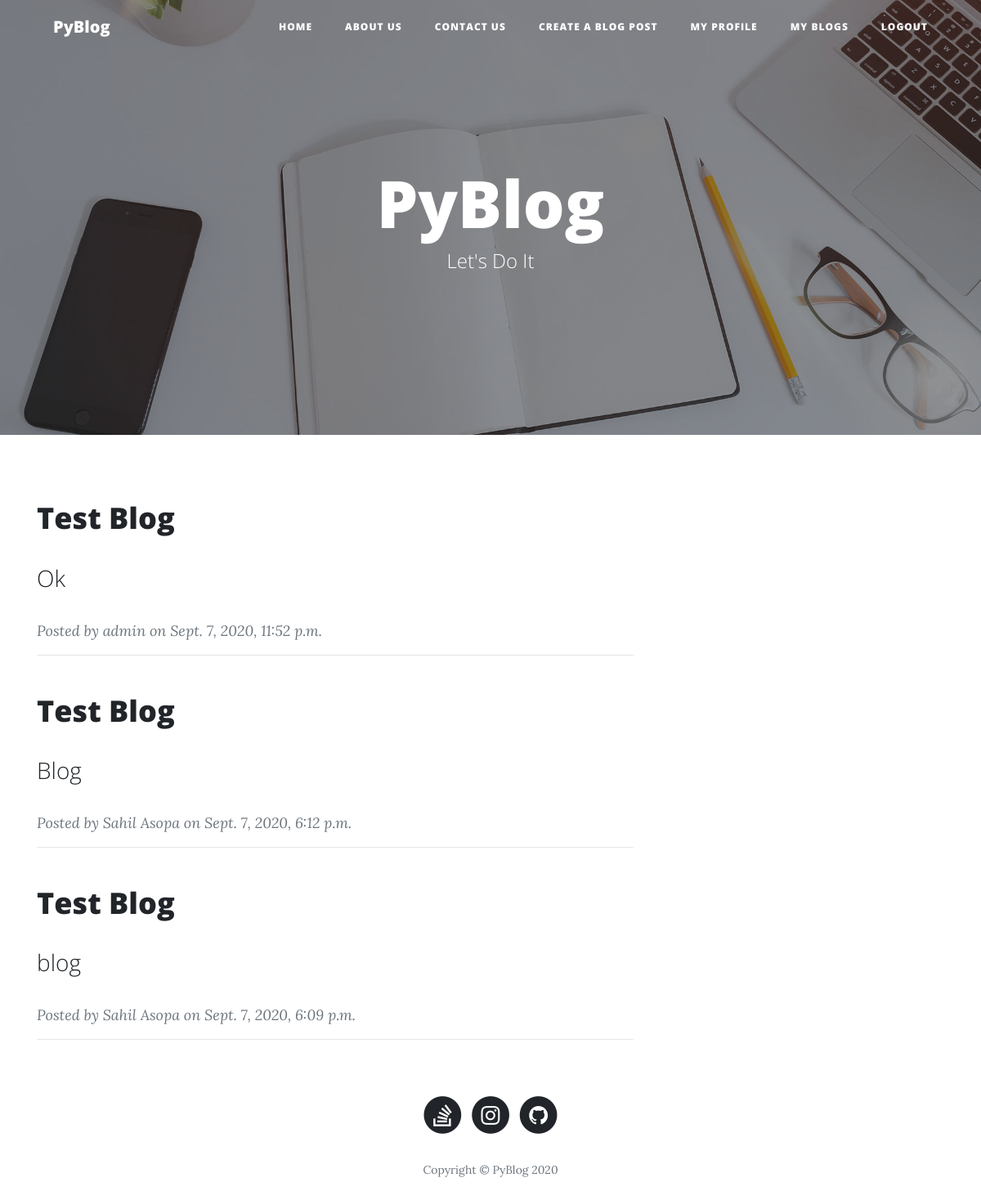
Screenshot of / (signed in) with the database file from the repository.
### Blogsite/models.py (models this page shows, shortened)
class Blog(models.Model):
    user = models.ForeignKey(BlogUser, on_delete=models.CASCADE)
    heading = models.CharField(max_length=100)
    blog = RichTextField()
    image = models.ImageField(blank=True, null=True, upload_to='media')
    uploaded_on = models.DateTimeField(auto_now=True)
    views = models.ManyToManyField(BlogUser, blank=True, related_name='Views')
    likes = models.ManyToManyField(BlogUser, blank=True, related_name='Likes')
    comments = models.CharField(blank=True, max_length=120)
    def get_absolute_url(self):
        return f"/post/{self.id}/"

class BlogUser(models.Model):
    user = models.OneToOneField(User, on_delete=models.CASCADE)
    full_name = models.CharField(max_length=52)
    username = models.CharField(unique=True, max_length=15)
    email = models.EmailField(blank=True, unique=True)
    followers = models.ManyToManyField(User, blank=True, related_name='followers')
    following = models.ManyToManyField(User, blank=True, related_name='following')
    def __str__(self):
        return self.full_name

### Blogsite/views.py (the view)
# urls.py: path('', views.home, name='home'),
@login_required(login_url='/login')
def home(request):
    user = BlogUser.objects.get(user=request.user)
    blog = Blog.objects.all().order_by('-id')[:1000]
    context = {
        'user': user,
        'blog': blog,
    }
    return render(request, 'index.html', context)

### templates/index.html (shortened to what this page needs)
{% load static %}
<html>
<head>
    <link rel="stylesheet" href="{% static 'assets/bootstrap/css/bootstrap.min.css' %}">
    <link rel="stylesheet" href="{% static 'assets/fonts/font-awesome.min.css' %}">
</head>
<body>
<nav class="navbar navbar-light navbar-expand-lg fixed-top" id="mainNav">
    <div class="container"><a class="navbar-brand" href="/">PyBlog</a>
        <div class="collapse navbar-collapse" id="navbarResponsive">
            <ul class="nav navbar-nav ml-auto">
                <li class="nav-item" role="presentation"><a class="nav-link" href="{% url 'home' %}">Home</a></li>
                <li class="nav-item" role="presentation"><a class="nav-link" href="{% url 'about' %}">About us</a></li>
                <li class="nav-item" role="presentation"><a class="nav-link" href="{% url 'contact' %}">Contact us</a>
                </li>
                <li class="nav-item" role="presentation"><a class="nav-link" href="{% url 'new-post' %}">Create a Blog
                    Post</a>
                <li class="nav-item" role="presentation"><a class="nav-link" href="{% url 'profile' user.id %}">My Profile</a>
                <li class="nav-item" role="presentation"><a class="nav-link" href="{% url 'my_blog' %}">My Blogs</a>
                <li class="nav-item" role="presentation"><a class="nav-link" href="{% url 'logout' %}">Logout</a>
            </ul>
        </div>
    </div>
</nav>
<div class="alternative-body" style="width: 100%;">
    <header class="masthead" style='background-image:url("{% static 'assets/img/home-bg.jpg' %}");'>
        <div class="overlay"></div>
        <div class="container">
            <div class="row">
                <div class="col-md-10 col-lg-8 mx-auto">
                    <div class="site-heading">
                        <h1>PyBlog</h1><span class="subheading">Let's Do It</span></div>
                </div>
            </div>
        </div>
    </header>
    <div class="container">
        {% if blog %}
            {% for blog in blog %}
                <div class="row">
                    <div class="col-md-10 col-lg-8">
                        <div class="post-preview">
                            <a href="{{ blog.get_absolute_url }}">
                                <h2 class="post-title">{{ blog.heading|safe }}</h2>
                                <h3 class="post-subtitle">{{ blog.blog|truncatewords:5|safe }}</h3>
                            </a>
                            <a href="{% url 'profile' blog.user.id %}" class="post-meta">Posted by&nbsp;{{ blog.user }}
                                on {{ blog.uploaded_on }}
                            </a>
                        </div>
                        <hr>
                    </div>
                </div>
            {% endfor %}
        {% else %}
            <h3> Oops We Currently Have No Blogs! <a href="/new/post"> Click Here To Create One</a></h3>
        {% endif %}
    </div>
    <footer>
        <div class="container">
            <div class="row">
                <div class="col-md-10 col-lg-8 mx-auto">
                    <ul class="list-inline text-center">
                        <a href="https://stackoverflow.com/users/13780862/sahil-asopa">
                            <li class="list-inline-item"><span class="fa-stack fa-lg"><i
                                    class="fa fa-circle fa-stack-2x"></i><i
                                    class="fa fa-stack-overflow fa-stack-1x fa-inverse"></i></span></li>
                        </a>
                        <a href="https://www.instagram.com/pip_install_programming/">
                            <li class="list-inline-item"><span class="fa-stack fa-lg"><i
                                    class="fa fa-circle fa-stack-2x"></i><i
                                    class="fa fa-instagram fa-stack-1x fa-inverse"></i></span></li>
                        </a>
                        <a href="https://github.com/sahilasopa">
                            <li class="list-inline-item"><span class="fa-stack fa-lg"><i
                                    class="fa fa-circle fa-stack-2x"></i><i
                                    class="fa fa-github fa-stack-1x fa-inverse"></i></span></li>
                        </a>
                    </ul>
                    <p class="text-muted copyright">Copyright&nbsp;©&nbsp;PyBlog 2020</p>
                </div>
            </div>
        </div>
    </footer>
</div>
</body>
</html>

### rows the page displays
Blog: heading "Test Blog", blog "Ok", user "admin", uploaded_on "Sept. 7, 2020, 11:52 p.m."
Blog: heading "Test Blog", blog "Blog", user "Sahil Asopa", uploaded_on "Sept. 7, 2020, 6:12 p.m."
Blog: heading "Test Blog", blog "blog", user "Sahil Asopa", uploaded_on "Sept. 7, 2020, 6:09 p.m."
